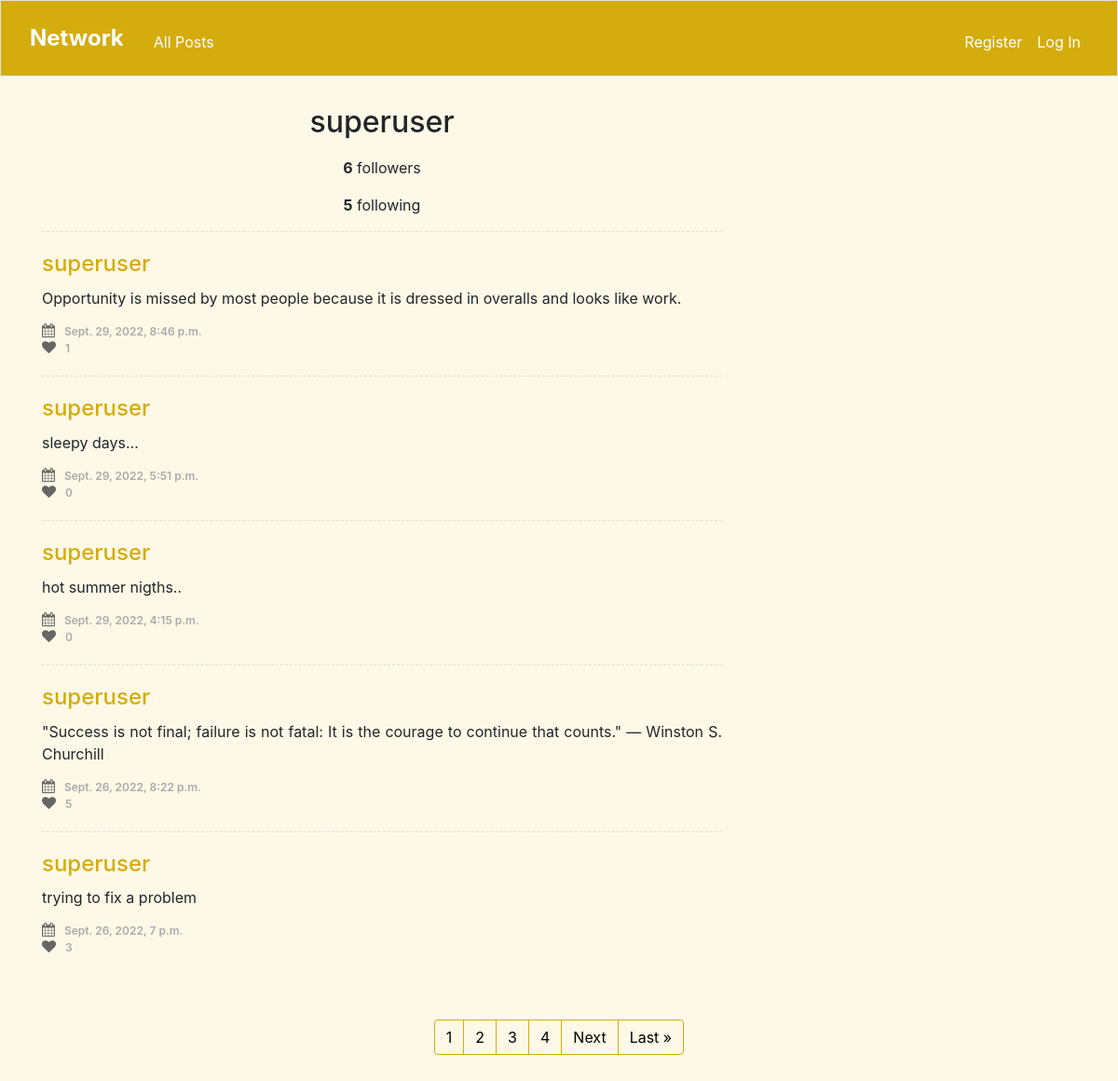
The app's page /profile/1 with its own data.
### network/models.py (models this page shows, shortened)
class User(AbstractUser):
    pass

class Posts(models.Model):
    id = models.IntegerField(primary_key=True, editable=False)
    data = models.DateTimeField(default=datetime.datetime.now)
    texto = models.CharField(max_length=900)
    dono = models.ForeignKey(User, on_delete=models.CASCADE, related_name="user_postou")
    likes = models.ManyToManyField(User, related_name="like", default=None, blank=True)
    like_count = models.BigIntegerField(default="0")

### network/views.py (the view)
# urls.py: path("profile/<int:pk>", views.profile, name="profile"),
def profile(request, pk):
    current_user = request.user
    if pk == current_user.id:
        dono = True
        dono_da_pag = current_user
    else:
        dono = False
        try:
            dono_da_pag = User.objects.filter(id=pk).values("username")[0]["username"]
        except Exception:
            dono_da_pag = False
            return render(request, "network/profile.html", {"dono_da_pag": dono_da_pag})
    posts = Posts.objects.filter(dono=pk).order_by("-data").values()
    seguidores = len(Followers.objects.filter(seguindo=pk).values())
    seguindo = len(Followers.objects.filter(conta=pk).values())
    lista_seguidores = Followers.objects.filter(seguindo=pk).values(
        "conta_id"
    )  # Lista de todo mundo que segue pk
    lista_de_seguidores = []
    for i in range(seguidores):
        lista_de_seguidores.append(lista_seguidores[i]["conta_id"])
    if current_user.id in lista_de_seguidores:
        Follow = "Unfollow"
    else:
        Follow = "Follow"
    if request.method == "POST":
        if Follow == "Unfollow":
            Followers.objects.filter(conta_id=current_user.id, seguindo_id=pk).delete()
        else:
            Followers.objects.create(conta_id=current_user.id, seguindo_id=pk).save()
        return HttpResponseRedirect(reverse("profile", args=[pk]))
    contents = Posts.objects.all()
    already_liked = []
    id = request.user.id
    for content in contents:
        if content.likes.filter(id=id).exists():
            already_liked.append(content.id)
    p = Paginator(posts, 5)
    page = request.GET.get("page")
    todas = p.get_page(page)
    nums = " " * todas.paginator.num_pages
    return render(
        request,
        "network/profile.html",
        {
            "user": current_user,
            "dono": dono,
            "dono_da_pag": dono_da_pag,
            "posts": posts,
            "seguidores": seguidores,
            "seguindo": seguindo,
            "Follow": Follow,
            "already_liked": already_liked,
            "todas": todas,
            "nums": nums,
        },
    )

### network/templates/network/profile.html (shortened to what this page needs)
{% extends "network/layout.html" %}
{% block body %}
{% if dono_da_pag %}
    <section class="content-item" id="comments">
        <div class="container">
            <div class="row">
                <div class="col-sm-8">
                    {% if dono %}
                    <h2 style="padding-top:0px;"><span style="color:#D4AC0D;">Wellcome,</span> {{user}}</h2>
                    {% else %}
                    <h2 style="padding-top:0px;">{{dono_da_pag}}</h2>
                    {% endif %}
                    <div style="text-align:center;">
                        <p><strong>{{seguidores}}</strong> followers</p>
                        <p><strong>{{seguindo}}</strong> following</p>
                    </div>
                    {% for post in todas %}
                    <div class="media">
                        <div class="media-body">
                            <h4 style="color:#D4AC0D;">{{dono_da_pag}}</h4>
                            <p>{{post.texto}}</p>
                            <ul class="list-unstyled list-inline media-detail pull-left">
                                <li><i class="fa fa-calendar"></i>{{post.data}}</li>
                                <li><i class="fa fa-heart"></i><span id="like_count" class="{{post.id}}" value="{{post.like_count}}">{{post.like_count}}</span></li>
                            </ul>
                        </div>
                    </div>
                    {% endfor %}
                </div>
            </div>
            <br><br>
        </div>
        <nav aria-label="Page navigation example">
            <ul class="pagination justify-content-center">
          {% for i in nums %}
              <li class="page-item"><a class="page-link" href="?page={{ forloop.counter }}" style="background-color:#FEF9E7; color:black; border-color:#D4AC0D;">{{ forloop.counter }}</a></li>
          {% endfor %}
          {% if todas.has_next %}
              <li class="page-item"><a class="page-link" href="?page={{ todas.next_page_number }}" style="background-color:#FEF9E7; color:black; border-color:#D4AC0D;">Next</a></li>
              <li class="page-item"><a class="page-link" href="?page={{ todas.paginator.num_pages }}" style="background-color:#FEF9E7; color:black; border-color:#D4AC0D;">Last &raquo</a></li>
          {% endif %}
           </ul>
          </nav>
          <br/>
    </section>
{% endif %}
{% endblock %}

### network/templates/network/layout.html (style rules this page uses)
h2 { text-align:center; padding-top:10px; padding-bottom:10px; }

### network/templates/network/profile.html (style rules this page uses)
.content-item { padding:30px 0; }
#comments .media { border-top:1px dashed #DDDDDD; padding:20px 0; margin:0; }
#comments .media h4 { margin:0 0 10px; }
#comments .media p { margin-bottom:15px; text-align:justify; }
#comments .media-detail { margin:0; }
#comments .media-detail li { color:#AAAAAA; font-size:12px; padding-right: 10px; font-weight:600; }
#comments .media-detail li:last-child { padding-right:0; }
#comments .media-detail li i { color:#666666; font-size:15px; margin-right:10px; }

### records on screen
User: username "superuser"
Posts: dono_da_pag "superuser", texto "Opportunity is missed by most people because it is dressed in overalls and looks like work.", data "Sept. 29, 2022, 8:46 p.m.", like_count "1"
Posts: dono_da_pag "superuser", texto "sleepy days...", data "Sept. 29, 2022, 5:51 p.m.", like_count "0"
Posts: dono_da_pag "superuser", texto "hot summer nigths..", data "Sept. 29, 2022, 4:15 p.m.", like_count "0"
Posts: dono_da_pag "superuser", texto "\"Success is not final; failure is not fatal: It is the courage to continue that counts.\" — Winston S. Churchill", data "Sept. 26, 2022, 8:22 p.m.", like_count "5"
Posts: dono_da_pag "superuser", texto "trying to fix a problem", data "Sept. 26, 2022, 7 p.m.", like_count "3"

### other values on screen
{{ seguidores }} "6"
{{ seguindo }} "5"
